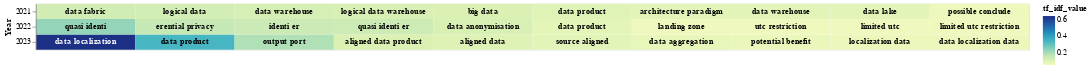

The notebook cell this image was saved under:
### Code cell
# Select the top terms for each PDF
top_terms_df_tfidf_dates = result_data_tfidf_date.groupby('Year').head(10)

# Add a small random value to 'idf_value' for better visualization
top_terms_df_tfidf_dates['tf_idf_value'] = top_terms_df_tfidf_dates['tf_idf_value'] + np.random.rand(top_terms_df_tfidf_dates.shape[0]) * 0.0001

# Create a base chart
# Create a base chart
base = alt.Chart(top_terms_df_tfidf_dates).encode(
    x=alt.X('rank:O', axis=None),  # Use rank for x-axis
    y='Year:N',
    color=alt.Color('tf_idf_value:Q', scale=alt.Scale(scheme='viridis')),
    text='top_word:N'  # Corrected column name to 'topic_word'
).transform_window(
    rank="rank()",
    sort=[alt.SortField("tf_idf_value", order="descending")],
    groupby=["Year"]
)

# Create a heatmap
heatmap = base.mark_rect().encode(
    color='tf_idf_value:Q',
)

# Create text labels with conditional color
text = base.mark_text(baseline='middle',fontWeight='bold').encode(
    text='top_word:N',
    color=alt.condition(alt.datum.tf_idf_value >= 0.4, alt.value('white'), alt.value('black'))
)

# Display the heatmap and text labels
chart_date_tfidf_type = (heatmap + text).properties(width=1300)
chart_date_tfidf_type

### Figure 1 — Vega-Lite specification as saved in the notebook (floating-point values rounded to 4 significant figures)
{"config": {"view": {"continuousWidth": 300, "continuousHeight": 300}}, "layer": [{"mark": {"type": "rect"}, "encoding": {"color": {"field": "tf_idf_value", "type": "quantitative"}, "text": {"field": "top_word", "type": "nominal"}, "x": {"axis": null, "field": "rank", "type": "ordinal"}, "y": {"field": "Year", "type": "nominal"}}, "transform": [{"window": [{"op": "rank", "field": "", "as": "rank"}], "groupby": ["Year"], "sort": [{"field": "tf_idf_value", "order": "descending"}]}]}, {"mark": {"type": "text", "baseline": "middle", "fontWeight": "bold"}, "encoding": {"color": {"condition": {"test": "(datum.tf_idf_value >= 0.4)", "value": "white"}, "value": "black"}, "text": {"field": "top_word", "type": "nominal"}, "x": {"axis": null, "field": "rank", "type": "ordinal"}, "y": {"field": "Year", "type": "nominal"}}, "transform": [{"window": [{"op": "rank", "field": "", "as": "rank"}], "groupby": ["Year"], "sort": [{"field": "tf_idf_value", "order": "descending"}]}]}], "data": {"name": "data-334eff9f224a505e98f8b6d09b96b13c"}, "width": 1300, "$schema": "https://vega.github.io/schema/vega-lite/v5.17.0.json", "datasets": {"data-334eff9f224a505e98f8b6d09b96b13c": [{"Year": 2023, "top_word": "data localization", "tf_idf_value": 0.6429}, {"Year": 2023, "top_word": "data aggregation", "tf_idf_value": 0.07733}, {"Year": 2023, "top_word": "potential benefit", "tf_idf_value": 0.06893}, {"Year": 2023, "top_word": "localization data", "tf_idf_value": 0.06562}, {"Year": 2023, "top_word": "data localization data", "tf_idf_value": 0.06301}, {"Year": 2023, "top_word": "data product", "tf_idf_value": 0.3449}, {"Year": 2023, "top_word": "output port", "tf_idf_value": 0.1899}, {"Year": 2023, "top_word": "aligned data product", "tf_idf_value": 0.1118}, {"Year": 2023, "top_word": "aligned data", "tf_idf_value": 0.1011}, {"Year": 2023, "top_word": "source aligned", "tf_idf_value": 0.08764}, {"Year": 2022, "top_word": "data product", "tf_idf_value": 0.08589}, {"Year": 2022, "top_word": "landing zone", "tf_idf_value": 0.05408}, {"Year": 2022, "top_word": "utc restriction", "tf_idf_value": 0.05311}, {"Year": 2022, "top_word": "limited utc restriction", "tf_idf_value": 0.0531}, {"Year": 2022, "top_word": "limited utc", "tf_idf_value": 0.0531}, {"Year": 2021, "top_word": "data fabric", "tf_idf_value": 0.13}, {"Year": 2021, "top_word": "logical data", "tf_idf_value": 0.128}, {"Year": 2021, "top_word": "logical data warehouse", "tf_idf_value": 0.1158}, {"Year": 2021, "top_word": "architecture paradigm", "tf_idf_value": 0.0927}, {"Year": 2021, "top_word": "data warehouse", "tf_idf_value": 0.09093}, {"Year": 2022, "top_word": "quasi identi", "tf_idf_value": 0.2307}, {"Year": 2022, "top_word": "erential privacy", "tf_idf_value": 0.1548}, {"Year": 2022, "top_word": "identi er", "tf_idf_value": 0.1445}, {"Year": 2022, "top_word": "quasi identi er", "tf_idf_value": 0.1396}, {"Year": 2022, "top_word": "data anonymisation", "tf_idf_value": 0.118}, {"Year": 2021, "top_word": "data warehouse", "tf_idf_value": 0.1212}, {"Year": 2021, "top_word": "big data", "tf_idf_value": 0.112}, {"Year": 2021, "top_word": "data product", "tf_idf_value": 0.1004}, {"Year": 2021, "top_word": "data lake", "tf_idf_value": 0.09023}, {"Year": 2021, "top_word": "possible conclude", "tf_idf_value": 0.06062}]}}
